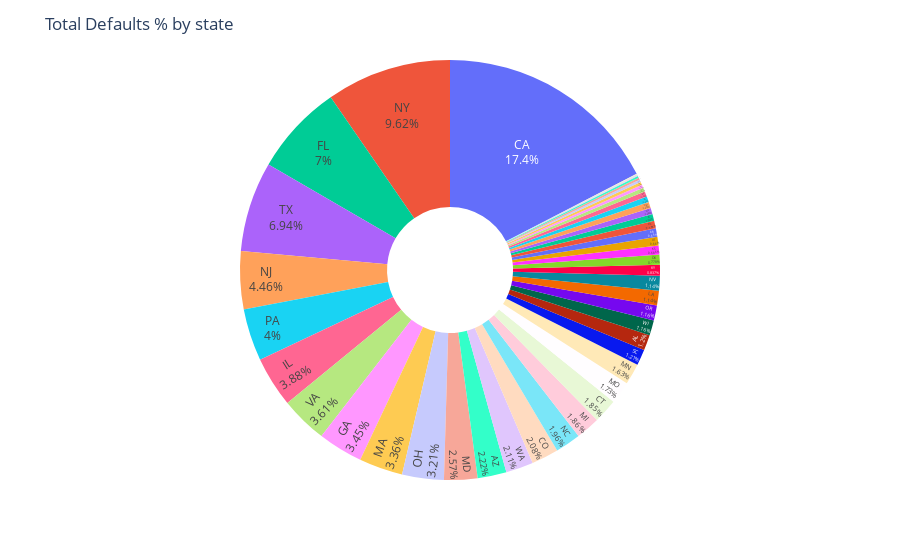

The notebook cell this image was saved under:
### Markdown cell above
### StateWise default rate

### Code cell
df_defaults = df[df['target'] == 0]

state_defaults = df_defaults.groupby('addr_state').size().reset_index(name='count')

# pie chart
fig = px.pie(state_defaults, values='count', names='addr_state', hole=0.3)
fig.update_traces(textposition='inside', textinfo='percent+label')
fig.update_layout(title='Total Defaults % by state', showlegend=False)
fig.show()

### Figure 1 — Plotly figure (JSON) as saved in the notebook; plotly's stock layout.template omitted (floating-point values rounded to 4 significant figures)
{"data": [{"domain": {"x": [0, 1], "y": [0, 1]}, "hole": 0.3, "hovertemplate": "addr_state=%{label}<br>count=%{value}<extra></extra>", "labels": ["AK", "AL", "AR", "AZ", "CA", "CO", "CT", "DC", "DE", "FL", "GA", "HI", "IA", "ID", "IL", "IN", "KS", "KY", "LA", "MA", "MD", "ME", "MI", "MN", "MO", "MS", "MT", "NC", "NE", "NH", "NJ", "NM", "NV", "NY", "OH", "OK", "OR", "PA", "RI", "SC", "SD", "TN", "TX", "UT", "VA", "VT", "WA", "WI", "WV", "WY"], "legendgroup": "", "name": "", "showlegend": true, "textinfo": "percent+label", "textposition": "inside", "type": "pie", "values": [58, 367, 198, 676, 5310, 635, 565, 179, 93, 2132, 1052, 131, 5, 4, 1183, 9, 209, 255, 346, 1024, 782, 3, 567, 496, 527, 16, 71, 596, 2, 128, 1358, 146, 346, 2930, 977, 237, 353, 1219, 159, 370, 50, 15, 2115, 201, 1101, 46, 644, 354, 147, 75]}], "layout": {"legend": {"tracegroupgap": 0}, "margin": {"t": 60}, "showlegend": false, "title": {"text": "Total Defaults % by state"}}}
